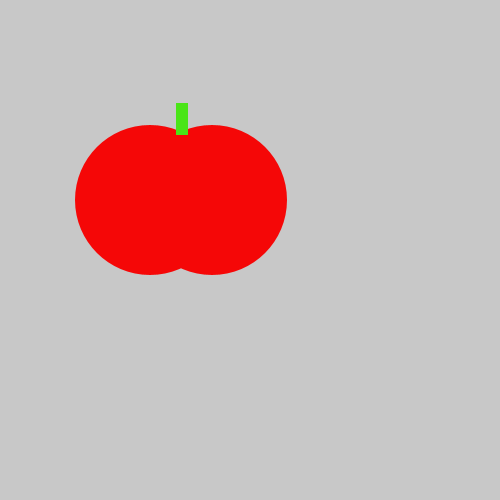
Frame 1 (no input)
Frame 60 (the mouse pressed at the canvas centre just before this capture): identical to frame 1, image omitted
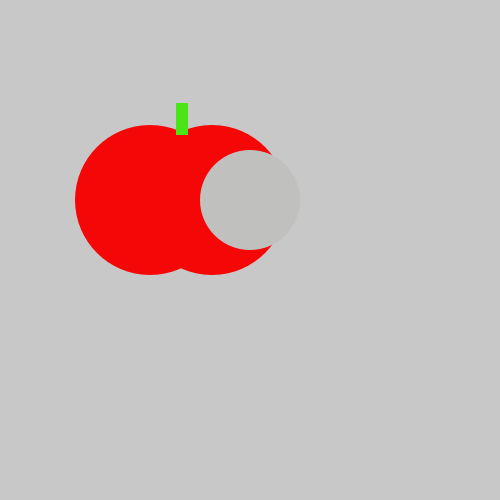
Frame 120 (the mouse held since frame 60 and released just before this capture)

The Processing sketch that drew these frames (run headless with seeded random() and noise(); from frame 60 on, the mouse is pressed at the canvas centre):

// Processing sketch: tastytomato
// ── tastytomato.pde
void setup() {
    size(500, 500);
}
void draw() {
    background(200, 200, 200);
    noStroke();
    fill(#F50707);
    ellipse(150, 200, 150, 150);
    fill(#F50707);
    ellipse(212, 200, 150, 150);
    fill(#4AE517);
    rect(176, 103, 12, 32);
if(mousePressed){
  fill(#C0C1BF);
  ellipse(250, 200,100,100);
  
}}
